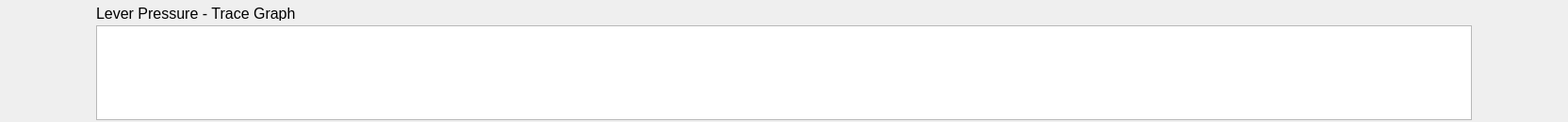
         <widget class="QWidget" name="widget_6" native="true">
          <property name="minimumSize">
           <size>
            <width>1520</width>
            <height>130</height>
           </size>
          </property>
          <layout class="QHBoxLayout" name="horizontalLayout_5" stretch="1,0,0">
           <property name="spacing">
            <number>0</number>
           </property>
           <property name="leftMargin">
            <number>0</number>
           </property>
           <property name="topMargin">
            <number>0</number>
           </property>
           <property name="rightMargin">
            <number>0</number>
           </property>
           <property name="bottomMargin">
            <number>0</number>
           </property>
           <item>
            <spacer name="horizontalSpacer_9">
             <property name="orientation">
              <enum>Qt::Horizontal</enum>
             </property>
             <property name="sizeHint" stdset="0">
              <size>
               <width>92</width>
               <height>20</height>
              </size>
             </property>
            </spacer>
           </item>
           <item>
            <widget class="QWidget" name="widget_10" native="true">
             <property name="sizePolicy">
              <sizepolicy hsizetype="Expanding" vsizetype="Expanding">
               <horstretch>0</horstretch>
               <verstretch>0</verstretch>
              </sizepolicy>
             </property>
             <property name="minimumSize">
              <size>
               <width>1480</width>
               <height>130</height>
              </size>
             </property>
             <widget class="QGraphicsView" name="graphicsView">
              <property name="geometry">
               <rect>
                <x>10</x>
                <y>27</y>
                <width>1460</width>
                <height>101</height>
               </rect>
              </property>
             </widget>
             <widget class="QLabel" name="label_51">
              <property name="geometry">
               <rect>
                <x>10</x>
                <y>6</y>
                <width>301</width>
                <height>16</height>
               </rect>
              </property>
              <property name="font">
               <font>
                <family>Arial</family>
                <pointsize>12</pointsize>
                <bold>false</bold>
               </font>
              </property>
              <property name="text">
               <string>Lever Pressure - Trace Graph</string>
              </property>
             </widget>
            </widget>
           </item>
           <item>
            <spacer name="horizontalSpacer_10">
             <property name="orientation">
              <enum>Qt::Horizontal</enum>
             </property>
             <property name="sizeHint" stdset="0">
              <size>
               <width>92</width>
               <height>20</height>
              </size>
             </property>
            </spacer>
           </item>
          </layout>
         </widget>
